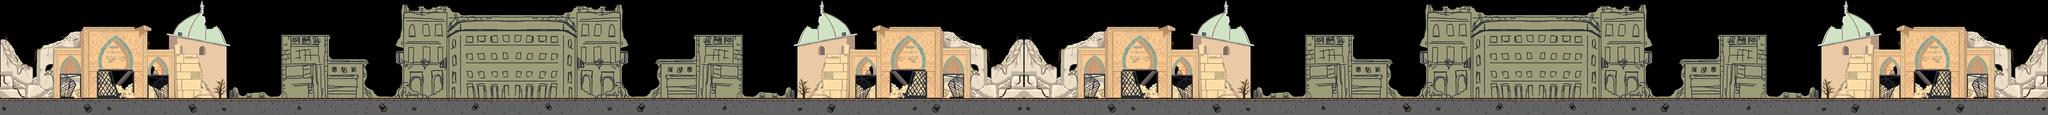

This is a level from a 2D game, rendered from its Tiled map with the project's own tilesets. A one-line summary and the map file follow, with tile-layer data summarised:
An orthogonal 124x7 tile map with 64x64 px tiles, 2 tile layers (back, floor).

<map version="1.4" tiledversion="1.4.3" orientation="orthogonal" renderorder="right-down" width="124" height="7" tilewidth="64" tileheight="64" infinite="0" nextlayerid="5" nextobjectid="1">
 <editorsettings>
  <export target="Level4.json" format="json" />
 </editorsettings>
 <tileset firstgid="1" name="sprite_sheet" tilewidth="64" tileheight="64" tilecount="315" columns="45">
  <image source="../../ref/sprite.png" width="2880" height="448" />
  <tile id="283">
   <properties>
    <property name="collides" type="bool" value="true" />
   </properties>
  </tile>
  <tile id="284">
   <properties>
    <property name="collides" type="bool" value="true" />
   </properties>
  </tile>
  <tile id="285">
   <properties>
    <property name="collides" type="bool" value="true" />
   </properties>
  </tile>
  <tile id="286">
   <properties>
    <property name="collides" type="bool" value="true" />
   </properties>
  </tile>
  <tile id="287">
   <properties>
    <property name="collides" type="bool" value="true" />
   </properties>
  </tile>
  <tile id="288">
   <properties>
    <property name="collides" type="bool" value="true" />
   </properties>
  </tile>
  <tile id="289">
   <properties>
    <property name="collides" type="bool" value="true" />
   </properties>
  </tile>
  <tile id="290">
   <properties>
    <property name="collides" type="bool" value="true" />
   </properties>
  </tile>
  <tile id="291">
   <properties>
    <property name="collides" type="bool" value="true" />
   </properties>
  </tile>
  <tile id="292">
   <properties>
    <property name="collides" type="bool" value="true" />
   </properties>
  </tile>
  <tile id="293">
   <properties>
    <property name="collides" type="bool" value="true" />
   </properties>
  </tile>
  <tile id="294">
   <properties>
    <property name="collides" type="bool" value="true" />
   </properties>
  </tile>
  <tile id="295">
   <properties>
    <property name="collides" type="bool" value="true" />
   </properties>
  </tile>
  <tile id="296">
   <properties>
    <property name="collides" type="bool" value="true" />
   </properties>
  </tile>
  <tile id="297">
   <properties>
    <property name="collides" type="bool" value="true" />
   </properties>
  </tile>
  <tile id="298">
   <properties>
    <property name="collides" type="bool" value="true" />
   </properties>
  </tile>
  <tile id="299">
   <properties>
    <property name="collides" type="bool" value="true" />
   </properties>
  </tile>
  <tile id="300">
   <properties>
    <property name="collides" type="bool" value="true" />
   </properties>
  </tile>
  <tile id="301">
   <properties>
    <property name="collides" type="bool" value="true" />
   </properties>
  </tile>
  <tile id="302">
   <properties>
    <property name="collides" type="bool" value="true" />
   </properties>
  </tile>
  <tile id="303">
   <properties>
    <property name="collides" type="bool" value="true" />
   </properties>
  </tile>
  <tile id="304">
   <properties>
    <property name="collides" type="bool" value="true" />
   </properties>
  </tile>
  <tile id="305">
   <properties>
    <property name="collides" type="bool" value="true" />
   </properties>
  </tile>
  <tile id="306">
   <properties>
    <property name="collides" type="bool" value="true" />
   </properties>
  </tile>
  <tile id="307">
   <properties>
    <property name="collides" type="bool" value="true" />
   </properties>
  </tile>
  <tile id="308">
   <properties>
    <property name="collides" type="bool" value="true" />
   </properties>
  </tile>
  <tile id="309">
   <properties>
    <property name="collides" type="bool" value="true" />
   </properties>
  </tile>
  <tile id="310">
   <properties>
    <property name="collides" type="bool" value="true" />
   </properties>
  </tile>
  <tile id="311">
   <properties>
    <property name="collides" type="bool" value="true" />
   </properties>
  </tile>
  <tile id="312">
   <properties>
    <property name="collides" type="bool" value="true" />
   </properties>
  </tile>
  <tile id="313">
   <properties>
    <property name="collides" type="bool" value="true" />
   </properties>
  </tile>
 </tileset>
 <layer id="1" name="back" width="124" height="7">
  <data>[868 cells, 741 non-empty, 186 distinct tile ids]</data>
 </layer>
 <layer id="4" name="floor" width="124" height="7">
  <properties>
   <property name="collides" type="bool" value="true" />
  </properties>
  <data>[868 cells, 124 non-empty, 29 distinct tile ids]</data>
 </layer>
 <objectgroup id="3" name="medikit" />
</map>